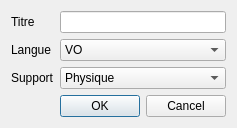
<?xml version="1.0" encoding="UTF-8"?>
<ui version="4.0">
 <class>AjoutLivre</class>
 <widget class="QDialog" name="AjoutLivre">
  <property name="geometry">
   <rect>
    <x>0</x>
    <y>0</y>
    <width>218</width>
    <height>122</height>
   </rect>
  </property>
  <property name="windowTitle">
   <string>Dialog</string>
  </property>
  <layout class="QFormLayout" name="formLayout">
   <item row="0" column="1">
    <widget class="QLineEdit" name="w_titre"/>
   </item>
   <item row="3" column="1">
    <widget class="QDialogButtonBox" name="buttonBox">
     <property name="orientation">
      <enum>Qt::Horizontal</enum>
     </property>
     <property name="standardButtons">
      <set>QDialogButtonBox::Cancel|QDialogButtonBox::Ok</set>
     </property>
    </widget>
   </item>
   <item row="0" column="0">
    <widget class="QLabel" name="l_titre">
     <property name="text">
      <string>Titre</string>
     </property>
    </widget>
   </item>
   <item row="1" column="1">
    <widget class="QComboBox" name="w_langue">
     <item>
      <property name="text">
       <string>VO</string>
      </property>
     </item>
     <item>
      <property name="text">
       <string>VF</string>
      </property>
     </item>
    </widget>
   </item>
   <item row="1" column="0">
    <widget class="QLabel" name="l_langue">
     <property name="text">
      <string>Langue</string>
     </property>
    </widget>
   </item>
   <item row="2" column="1">
    <widget class="QComboBox" name="w_support">
     <item>
      <property name="text">
       <string>Physique</string>
      </property>
     </item>
     <item>
      <property name="text">
       <string>DownLoad</string>
      </property>
     </item>
    </widget>
   </item>
   <item row="2" column="0">
    <widget class="QLabel" name="l_support">
     <property name="text">
      <string>Support</string>
     </property>
    </widget>
   </item>
  </layout>
 </widget>
 <resources/>
 <connections>
  <connection>
   <sender>buttonBox</sender>
   <signal>accepted()</signal>
   <receiver>AjoutLivre</receiver>
   <slot>accept()</slot>
   <hints>
    <hint type="sourcelabel">
     <x>248</x>
     <y>254</y>
    </hint>
    <hint type="destinationlabel">
     <x>157</x>
     <y>274</y>
    </hint>
   </hints>
  </connection>
  <connection>
   <sender>buttonBox</sender>
   <signal>rejected()</signal>
   <receiver>AjoutLivre</receiver>
   <slot>reject()</slot>
   <hints>
    <hint type="sourcelabel">
     <x>316</x>
     <y>260</y>
    </hint>
    <hint type="destinationlabel">
     <x>286</x>
     <y>274</y>
    </hint>
   </hints>
  </connection>
 </connections>
</ui>
